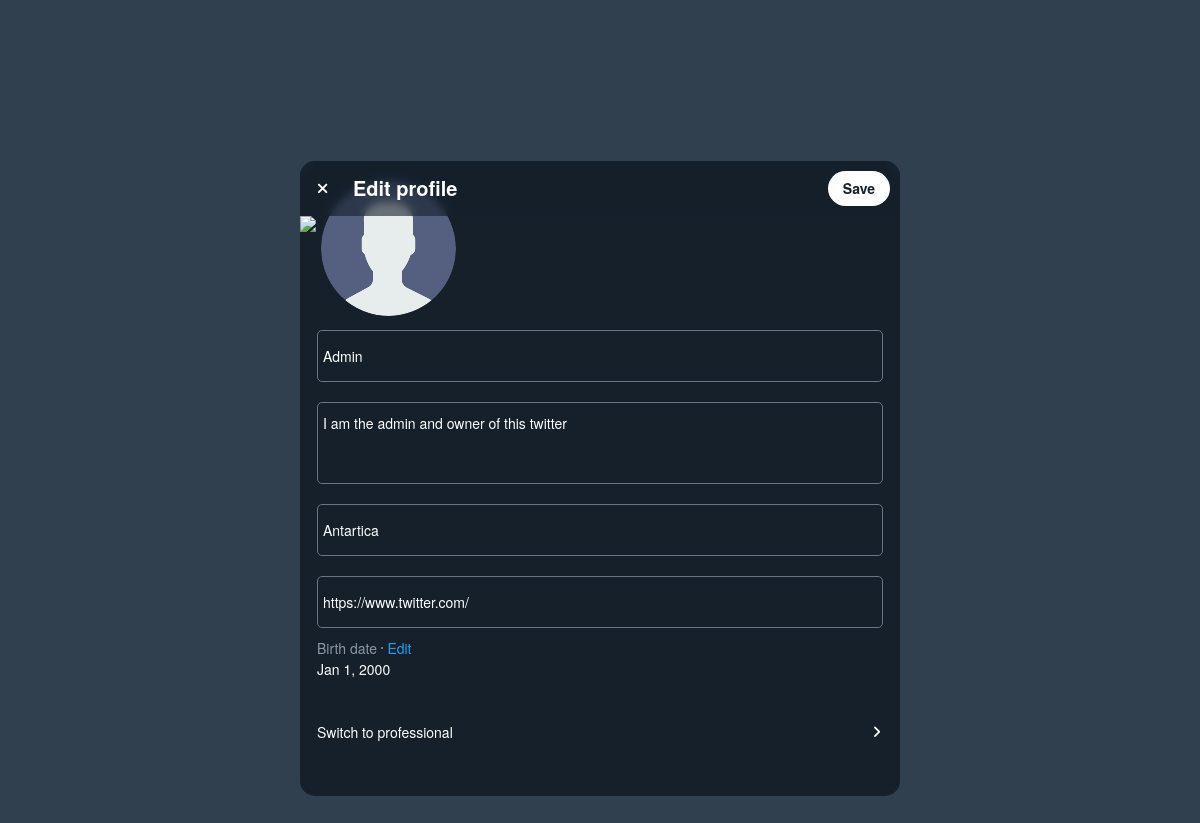
The page /i/settings/profile/ (signed in) on the database its author committed.
### user/models.py (models this page shows)
class User(AbstractBaseUser, PermissionsMixin):
    username = models.CharField(max_length=30, blank=False, unique=True)
    name = models.CharField(max_length=50)
    email = models.EmailField(unique=True)
    bio = models.TextField(blank=True, max_length=160)
    website = models.URLField(validators=[URLValidator()],blank=True)
    location = models.CharField(max_length=30, blank=True)
    following = models.ManyToManyField('self', related_name='folowing', blank=True, symmetrical=False)
    followers = models.ManyToManyField('self', related_name='folower', blank=True, symmetrical=False)
    dateofbirth = models.CharField(max_length=100,blank=True,null=True)
    joined = models.DateTimeField(auto_now_add=True)
    is_active = models.BooleanField(default=True)
    avatar = models.ImageField(upload_to='avatar/', null=True, default="avatar/avatar.svg")
    theme = models.CharField(max_length=10, blank=True, default='light')
    is_staff = models.BooleanField(blank=True,null=True)
    is_superuser = models.BooleanField(blank=True,null=True)
    USERNAME_FIELD = 'username'
    REQUIRED_FIELDS = ['name', 'email',]
    objects = UserManager()
    def __str__(self):
        return self.username

### user/views.py (the view, shortened to what this page needs)
# urls.py: path('settings/profile/', views.edit, name='edit_profile'),
def edit(request):
    user = request.user
    context = {'title': f'{user.name} (@{user.username})', 'user':user}
    return render(request, 'user/profile/edit.html',context)

### user/templates/user/profile/edit.html (shortened to what this page needs)
{% extends 'index.html' %} {% block content %} {% load static %}
<link rel="stylesheet" href="{% static 'styles/user/style.css' %}" />
<div class="fixed-bg align-y">
  <main class="settings-box col">
    <form action="{% url 'edit_profile' %}" method="POST">
      <div class="settings-header">
        <div class="row align-y">
          <a title="close" class="back" href="{% url 'profile' user %}"
            ><i class="fa-solid fa-xmark"></i
          ></a>
          <h2 style="font-size: 20px; font-weight: bold; margin-left: 13px">
            Edit profile
          </h2>
        </div>
        <button type="submit" class="secondary-btn">Save</button>
      </div>
      <img src="{% static 'images/banner.jpg' %}" width="100%" />
      <div class="col" style="padding: 0 17px">
        <div class="row align-y" style="margin-top: -60px">
          <img
            src="{{user.avatar.url}}"
            width="135"
            height="135"
            style="
              border-radius: 50%;
              border: 4px solid var(--twitter-background);
            "
          />
        </div>
        <div class="col">
          <input type="text" value="{{user.name}}" placeholder="Name" class="input-gen" name="name" />
          <textarea name="bio" placeholder="Bio" style="height: 60px;" class="input-gen">{{ user.bio }}</textarea>
          <input
            type="text"
            placeholder="Location"
            class="input-gen"
            name="location"
            value="{{user.location}}"
          />
          <input
            type="text"
            placeholder="website"
            class="input-gen"
            name="website"
            value="{{user.website}}"
          />
        </div>
        <div class="col">
          <div class="row align-y placeholder-color ">
            <small>Birth date</small> &nbsp <div class="dot"></div>&nbsp <button class="like-a" >Edit</button>
          </div>
          <small>{{user.dateofbirth}}</small>
        </div>
      </div>
      <div style="height: 25px;" ></div>
      <a href="" style="padding: 17px;width: 94%;color: var(--twitter-text);" class="hover no-decoration row between align-y"><span>Switch to professional</span> <i class="fa-solid fa-angle-right"></i></a>
      <div style="height: 75px;" ></div>
    </form>
  </main>
</div>
{% endblock content %}

### static/styles/style.css (style rules this page uses)
* { margin: 0; padding: 0; border: 0; font-size: 100%; font: inherit; vertical-align: baseline; transition: 0.5s ease-in-out; }
body { background: var(--twitter-background); font-family: "Helvetica Neue", Arial, sans-serif; font-size: 14px; color: var(--twitter-text); line-height: 1.5; }
.fixed-bg { position: absolute; top: 0; left: 0; z-index: 1; background: var(--twitter-transprant); width: 100%; height: 100vh; display: flex; justify-content: center; }
a { color: var(--twitter-primary); text-decoration: none; }
.no-decoration { text-decoration: none !important; }
.like-a { color: var(--twitter-primary); text-decoration: none; background: none; }
button { cursor: pointer; }
.secondary-btn { background: var(--twitter-text); color: var(--twitter-background) !important; font-weight: bold; color: var(--twitter-text); padding: 6px 15px; border-radius: 50px; margin-right: 10px; }
label, input[type="text"], input[type="password"], input[type="number"], input[type="email"] { display: block; font-size: 14px; }
input::placeholder,textarea::placeholder { color: var(--twitter-placeholder); }
input[type="text"], input[type="password"], input[type="number"], input[type="email"] { border: 1px solid var(--twitter-border); }
.input-gen { padding: 10px 5px; height: 30px; border: 1px solid var(--twitter-border); background: none; resize: none; margin: 10px 0px; outline: none; color: var(--twitter-text); border-radius: 5px; }
.back { color: var(--twitter-text); text-decoration: none; margin-left: 5px; font-size: 15px; width: 35px; height: 35px; border-radius: 50%; display: flex; align-items: center; justify-content: center; }
.placeholder-color { color: var(--twitter-placeholder); }
.row { display: flex; flex-direction: row; }
.between { justify-content: space-between; }
.col { display: flex; flex-direction: column; }
.align-y { align-items: center; }
.dot { width: 2.5px; height: 2.5px; background: var(--twitter-placeholder); border-radius: 50%; }

### static/styles/variables/dark.css (style rules this page uses)
:root { --twitter-background: #15202b; --twitter-transprant: #5b708366; --twitter-transprant-light: #15202b9b; --twitter-primary: #1da1f2; --twitter-primary-hover: #0095f6; --twitter-light-blue: #8ed4ff3c; --twitter-text: #ffffff; --twitter-btn: #263341; --twitter-hover: #162636d6; --twitter-border: #657786; --twitter-placeholder: #8b98a5; --twitter-danger: #ff0040; }

### static/styles/user/style.css (style rules this page uses)
.settings-box { display: flex; flex-direction: column; background: var(--twitter-background); width: 600px; height: 635px; overflow: auto; border-radius: 15px; }
.settings-header { display: flex; flex-direction: row; justify-content: space-between; background: var(--twitter-transprant-light); position: sticky; top: 0; z-index: 1; backdrop-filter: blur(4px); width: 100%; padding: 10px 0; }

### rows shown on the page
User: avatar (placeholder picture), name "Admin", bio "I am the admin and owner of this twitter", location "Antartica", website "https://www.twitter.com/", dateofbirth "Jan 1, 2000"
